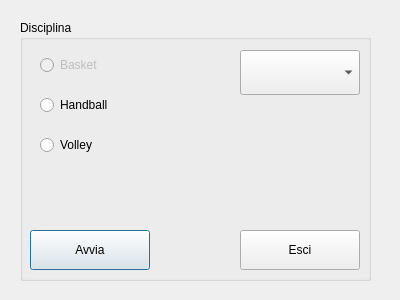
<?xml version="1.0" encoding="UTF-8"?>
<ui version="4.0">
 <class>ChooseDiscipline</class>
 <widget class="QDialog" name="ChooseDiscipline">
  <property name="geometry">
   <rect>
    <x>0</x>
    <y>0</y>
    <width>400</width>
    <height>300</height>
   </rect>
  </property>
  <property name="windowTitle">
   <string>ChooseDiscipline</string>
  </property>
  <widget class="QGroupBox" name="groupBox">
   <property name="geometry">
    <rect>
     <x>20</x>
     <y>20</y>
     <width>351</width>
     <height>261</height>
    </rect>
   </property>
   <property name="title">
    <string>Disciplina</string>
   </property>
   <widget class="QRadioButton" name="basketRadioButton">
    <property name="enabled">
     <bool>false</bool>
    </property>
    <property name="geometry">
     <rect>
      <x>20</x>
      <y>30</y>
      <width>180</width>
      <height>30</height>
     </rect>
    </property>
    <property name="text">
     <string>Basket</string>
    </property>
   </widget>
   <widget class="QPushButton" name="goPushButton">
    <property name="geometry">
     <rect>
      <x>10</x>
      <y>210</y>
      <width>120</width>
      <height>40</height>
     </rect>
    </property>
    <property name="text">
     <string>Avvia</string>
    </property>
    <property name="autoDefault">
     <bool>false</bool>
    </property>
    <property name="default">
     <bool>true</bool>
    </property>
   </widget>
   <widget class="QPushButton" name="closePushButton">
    <property name="geometry">
     <rect>
      <x>220</x>
      <y>210</y>
      <width>120</width>
      <height>40</height>
     </rect>
    </property>
    <property name="text">
     <string>Esci</string>
    </property>
   </widget>
   <widget class="QRadioButton" name="handballRadioButton">
    <property name="geometry">
     <rect>
      <x>20</x>
      <y>70</y>
      <width>180</width>
      <height>30</height>
     </rect>
    </property>
    <property name="text">
     <string>Handball</string>
    </property>
   </widget>
   <widget class="QRadioButton" name="volleyRadioButton">
    <property name="geometry">
     <rect>
      <x>20</x>
      <y>110</y>
      <width>180</width>
      <height>30</height>
     </rect>
    </property>
    <property name="text">
     <string>Volley</string>
    </property>
   </widget>
   <widget class="QComboBox" name="LanguageComboBox">
    <property name="geometry">
     <rect>
      <x>220</x>
      <y>30</y>
      <width>120</width>
      <height>45</height>
     </rect>
    </property>
   </widget>
  </widget>
 </widget>
 <layoutdefault spacing="6" margin="11"/>
 <resources/>
 <connections/>
</ui>
